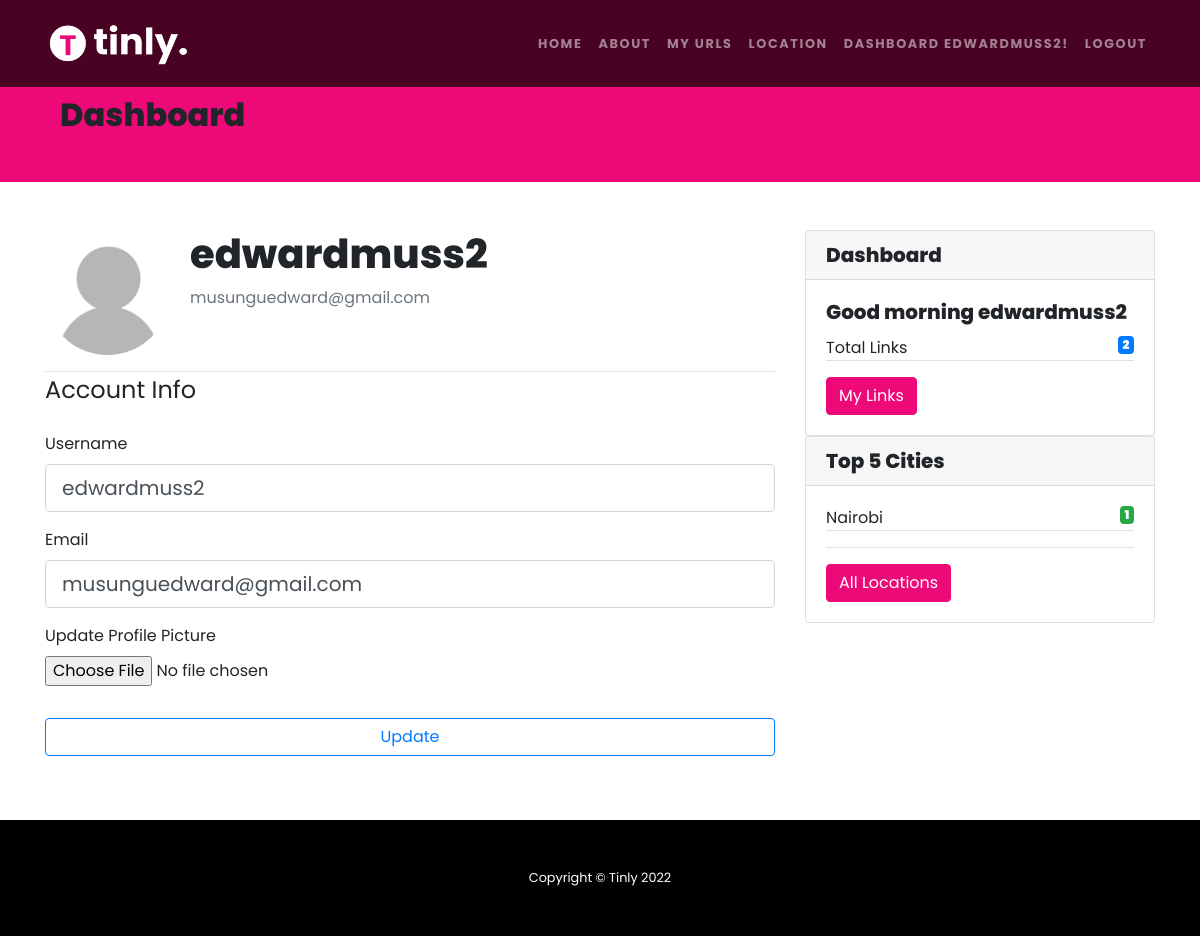
Page /dashboard (signed in) on the committed database.
### models/base_model.py (models this page shows, shortened)
class User(db.Model, UserMixin):
    id = db.Column(db.Integer, primary_key=True)
    username = db.Column(db.String(20), nullable=False, unique=True)
    email = db.Column(db.String(120), unique=True, nullable=False)
    image_file = db.Column(db.String(20), nullable=False, default='default.jpg')
    password = db.Column(db.String(80), nullable=False)
    created_at = db.Column(DateTime, default=datetime.datetime.now)
    updated_at = db.Column(DateTime, default=datetime.datetime.now, onupdate=datetime.datetime.now)

### core/routes/web.py (the view)
@app.route('/dashboard', methods=['GET', 'POST'])
@login_required
def dashboard():
    form = UpdateAccountForm()
    if form.validate_on_submit():
        if form.picture.data:
            picture_file = save_picture(form.picture.data)
            current_user.image_file = picture_file
        current_user.username = form.username.data
        current_user.email = form.email.data
        db.session.commit()
        flash('Your account has been updated!', 'success')
        return redirect(url_for('dashboard'))
    elif request.method == 'GET':
        form.username.data = current_user.username
        form.email.data = current_user.email
    image_file = url_for('static', filename='profile_pics/' + current_user.image_file)
    count = db.session.query(Urls).filter_by(user_id = current_user.id).count()
    greeting = fun_greetings()
    loc = db.session.query(Location.city, Location.country, db.func.count(Location.city).label('count')).join(Urls).filter_by(user_id = current_user.id).group_by(Location.city).order_by(func.count().desc()).limit(5)
    return render_template('dashboard.html', title='Account',
                           image_file=image_file, form=form, link_count=count, greeting=greeting, loc=loc)

### core/auth.py (shortened to what this page needs)
class UpdateAccountForm(FlaskForm):
    username = StringField('Username',
                           validators=[InputRequired(), Length(min=2, max=20)])
    email = StringField('Email',
                        validators=[InputRequired(), Email()])
    picture = FileField('Update Profile Picture', validators=[FileAllowed(['jpg', 'png'])])
    submit = SubmitField('Update')

### core/auth.py (called while the page is built)
@login_manager.user_loader
def load_user(user_id):
    return User.query.get(int(user_id))

### core/greetings.py (called while the page is built)
def fun_greetings():
    now = datetime.datetime.now()
    hour = now.hour
    if hour < 12:
        greeting = "Good morning"
    elif hour < 15:
        greeting = "Good afternoon"
    elif hour < 20:
        greeting = "Good evening"
    else:
        greeting = "Good night"
    return greeting

### core/templates/dashboard.html (shortened to what this page needs)
{% extends "base.html" %}
{% block content %}
    <div class="row bg-primary pt-5">
        <div class="container">
            <div class="col-md-12 mt-5 mb-5">
                <h2 class="">Dashboard</h2>
            </div>
        </div>
    </div>
    <div class="container mt-5 mb-5">
        <div class="row">
            <div class="col-md-8">
                <div class="content-section">
                    <div class="media">
                      <img class="rounded-circle account-img" src="{{ image_file }}">
                      <div class="media-body">
                        <h2 class="account-heading">{{ current_user.username }}</h2>
                        <p class="text-secondary">{{ current_user.email }}</p>
                      </div>
                    </div>
                      <form method="POST" action="" enctype="multipart/form-data">
                          <fieldset class="form-group">
                              <legend class="border-top mb-4">Account Info</legend>
                              <div class="form-group">
                                  {{ form.username.label(class="form-control-label") }}
                                  {% if form.username.errors %}
                                      {{ form.username(class="form-control form-control-lg is-invalid") }}
                                      <div class="invalid-feedback">
                                          {% for error in form.username.errors %}
                                              <span>{{ error }}</span>
                                          {% endfor %}
                                      </div>
                                  {% else %}
                                      {{ form.username(class="form-control form-control-lg") }}
                                  {% endif %}
                              </div>
                              <div class="form-group">
                                  {{ form.email.label(class="form-control-label") }}
                                  {% if form.email.errors %}
                                      {{ form.email(class="form-control form-control-lg is-invalid") }}
                                      <div class="invalid-feedback">
                                          {% for error in form.email.errors %}
                                              <span>{{ error }}</span>
                                          {% endfor %}
                                      </div>
                                  {% else %}
                                      {{ form.email(class="form-control form-control-lg") }}
                                  {% endif %}
                              </div>
                              <div class="form-group">
                                  {{ form.picture.label() }}
                                  {{ form.picture(class="form-control-file") }}
                              </div>
                          </fieldset>
                          <div class="form-group">
                              {{ form.submit(class="btn btn-outline-primary btn-block") }}
                          </div>
                      </form>
                  </div>
            </div>
            <div class="col-md-4">
                <div class="card">
                    <h5 class="card-header">Dashboard</h5>
                    <div class="card-body">
                      <h5 class="card-title">{{greeting+ ' ' + current_user.username }}</h5>
                      <p class="card-text border-bottom">Total Links <span class="pull-right badge badge-primary"><strong>{{ link_count }}</strong></span> </p>
                      <a href="{{ url_for('myurls', page_num=1) }}" class="btn btn-primary">My Links</a>
                    </div>
                  </div>
                  <div class="card">
                    <h5 class="card-header">Top 5 Cities</h5>
                    <div class="card-body">
                      {% for location in loc %}
                      <p class="card-text border-bottom">{{ location.city }}<span class="pull-right badge badge-success"><strong>{{ location.count }}</strong></span> </p>
                      {%endfor%}
                      <p class="card-text border-bottom"> </p>
                      <a href="{{ url_for('myurls', page_num=1) }}" class="btn btn-primary">All Locations</a>
                    </div>
                  </div>
            </div>
        </div>
    </div>
{% endblock %}

### core/templates/base.html (shortened to what this page needs)
<!DOCTYPE html>
<html lang="en">
<head>
    <link rel="stylesheet" href="https://stackpath.bootstrapcdn.com/bootstrap/4.5.2/css/bootstrap.min.css">
    <link href='https://cdnjs.cloudflare.com/ajax/libs/font-awesome/4.0.3/css/font-awesome.css' rel='stylesheet'>
	<link href="{{ url_for('static',filename='css/style.css') }}" rel="stylesheet">
</head>
<body oncontextmenu='return true' class='snippet-body'>
    <div class="main">
        <nav class="navbar navbar-expand-lg navbar-dark navbar-custom fixed-top">
            <div class="container">
                <a class="navbar-brand" href="{{ url_for('home')}}">
                    <img src="{{ url_for('static',filename='images/logo-light.png') }}" width="150" alt="logo">
                </a>
                <div class="collapse navbar-collapse" id="navbarResponsive">
                    <ul class="navbar-nav ml-auto">
                        <li class="nav-item">
                            <a class="nav-link" href="{{ url_for('home') }}">Home</a>
                        </li>
                        <li class="nav-item">
                            <a class="nav-link" href="{{ url_for('about') }}">About</a>
                        </li>
                        {% if current_user.is_authenticated %}
                            <li class="nav-item">
                                <a class="nav-link" href="{{ url_for('myurls', page_num=1) }}">My Urls</a>
                            </li>
                            <li class="nav-item">
                                <a class="nav-link" href="{{ url_for('locations') }}">Location</a>
                            </li>
                            <li class="nav-item">
                                <a class="nav-link" href="{{ url_for('dashboard') }}">Dashboard {{ current_user.username }}!</a>
                            </li>
                            <li class="nav-item">
                                <a class="nav-link" href="{{ url_for('logout') }}">Logout</a>
                            </li>
                        {% endif %}
                    </ul>
                </div>
            </div>
        </nav>
        {% block content%}
        {% endblock %}
    </div>
  <footer class="py-5 bg-black">
    <div class="container">
        <p class="m-0 text-center text-white small">Copyright &copy; Tinly {{ moment().format('YYYY') }}</p>
    </div>
</footer>
</body>
</html>

### static/css/style.css (style rules this page uses)
body { font-family: "Poppins"; margin: 0px; padding: 0px; position: absolute; width: 100%; height: 100vh; }
.main { display: flex; flex-direction: column; min-height: 90%; }
h1, h2, h3, h4, h5, h6 { font-family: "Poppins"; font-weight: 800 !important }
.bg-black { background-color: #000 !important }
.navbar-custom { padding-top: 1rem; padding-bottom: 1rem; background-color: rgba(0, 0, 0, .7) }
.navbar-custom .navbar-brand { text-transform: uppercase; font-size: 1rem; letter-spacing: .1rem; font-weight: 700 }
.navbar-custom .navbar-nav .nav-item .nav-link { text-transform: uppercase; font-size: .8rem; font-weight: 700; letter-spacing: .1rem }
.bg-primary { background-color: #ee0979 !important }
.btn-primary { background-color: #ee0979; border-color: #ee0979 }
.account-img { height: 125px; width: 125px; margin-right: 20px; margin-bottom: 16px; }
.account-heading { font-size: 2.5rem; }
footer { left: 0; bottom: 0; width: 100%; background-color: red; color: white; text-align: center; flex: 0 0 auto; }

### rows in the picture
User: username "EDWARDMUSS2", username "edwardmuss2", email "musunguedward@gmail.com", username "Good morning edwardmuss2"

### other values in the picture
{{ link_count }} "2"
{{ location.city }} "Nairobi"
{{ location.count }} "1"
{{ moment().format('YYYY') }} "2022"
